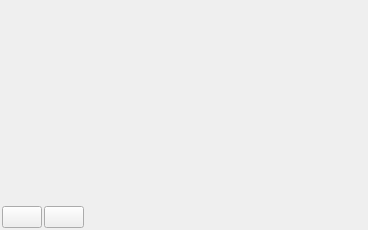
<?xml version="1.0" encoding="UTF-8"?>
<ui version="4.0">
 <class>FixtureControlWidget</class>
 <widget class="QWidget" name="FixtureControlWidget">
  <property name="geometry">
   <rect>
    <x>0</x>
    <y>0</y>
    <width>368</width>
    <height>230</height>
   </rect>
  </property>
  <property name="windowTitle">
   <string>Form</string>
  </property>
  <layout class="QGridLayout" name="gridLayout">
   <property name="leftMargin">
    <number>2</number>
   </property>
   <property name="topMargin">
    <number>2</number>
   </property>
   <property name="rightMargin">
    <number>2</number>
   </property>
   <property name="bottomMargin">
    <number>2</number>
   </property>
   <property name="spacing">
    <number>2</number>
   </property>
   <item row="0" column="0" colspan="3">
    <widget class="Affine3dControlWidget" name="locationWidget" native="true"/>
   </item>
   <item row="1" column="0">
    <widget class="QPushButton" name="loadPushButton">
     <property name="text">
      <string/>
     </property>
     <property name="icon">
      <iconset resource="../../../resources/main.qrc">
       <normaloff>:/new/prefix1/remove.png</normaloff>:/new/prefix1/remove.png</iconset>
     </property>
     <property name="iconSize">
      <size>
       <width>24</width>
       <height>24</height>
      </size>
     </property>
    </widget>
   </item>
   <item row="1" column="1">
    <widget class="QPushButton" name="savePushButton">
     <property name="text">
      <string/>
     </property>
     <property name="icon">
      <iconset resource="../../../resources/main.qrc">
       <normaloff>:/new/prefix1/install.png</normaloff>:/new/prefix1/install.png</iconset>
     </property>
     <property name="iconSize">
      <size>
       <width>24</width>
       <height>24</height>
      </size>
     </property>
    </widget>
   </item>
   <item row="1" column="2">
    <spacer name="horizontalSpacer">
     <property name="orientation">
      <enum>Qt::Horizontal</enum>
     </property>
     <property name="sizeHint" stdset="0">
      <size>
       <width>315</width>
       <height>20</height>
      </size>
     </property>
    </spacer>
   </item>
  </layout>
 </widget>
 <customwidgets>
  <customwidget>
   <class>Affine3dControlWidget</class>
   <extends>QWidget</extends>
   <header location="global">affine3dControlWidget.h</header>
   <container>1</container>
  </customwidget>
 </customwidgets>
 <resources>
  <include location="../../../resources/main.qrc"/>
 </resources>
 <connections/>
</ui>
